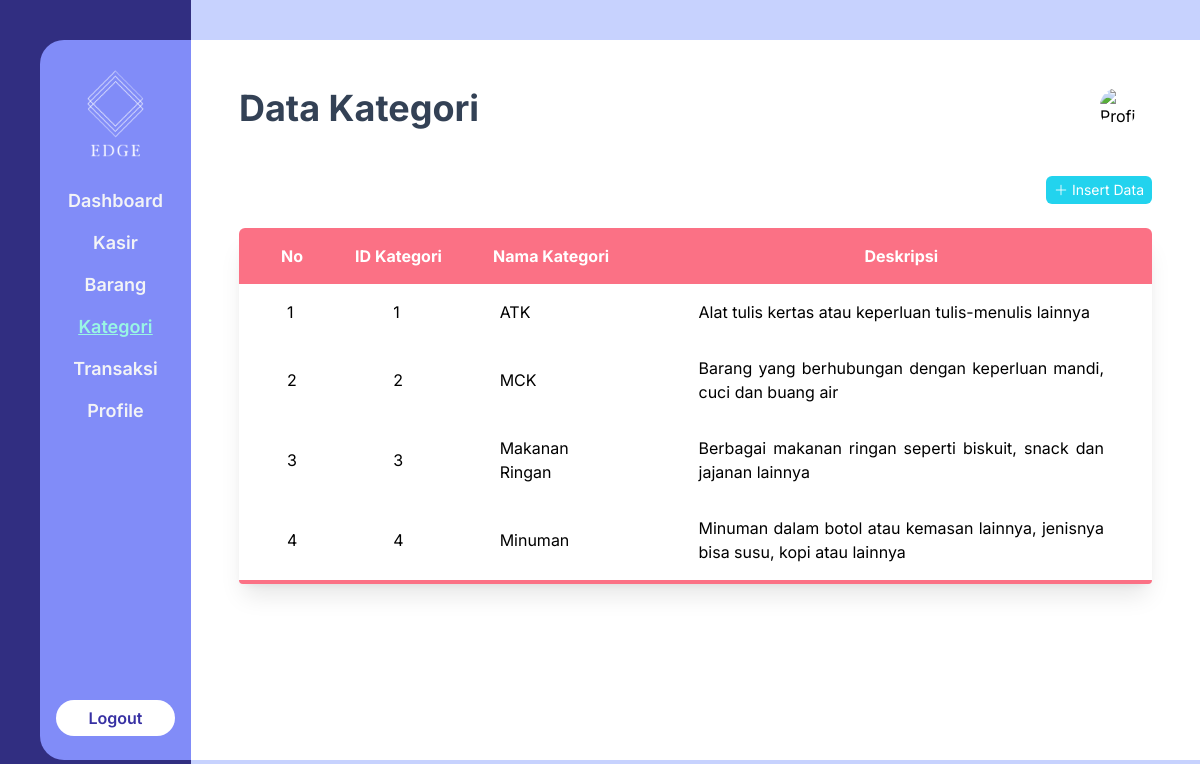
The page /kategori.php (signed in) on the database its author committed.
### tables this page shows
CREATE TABLE `tb_kategori` ( 
    `id_kategori` INT(10) NOT NULL AUTO_INCREMENT , 
    `nama_kategori` VARCHAR(30) NOT NULL , 
    `deskripsi` VARCHAR(200) NOT NULL , 
    PRIMARY KEY (`id_kategori`)
);

### config/functions.php (called while the page is built, shortened)
<?php
$connect = mysqli_connect("localhost", "root", "", "edge-store-db");
function query($query) {
	global $connect;
	$result = mysqli_query($connect, $query);
	$rows = [];
	while( $row = mysqli_fetch_assoc($result) ) {
		$rows[] = $row;
	}
	return $rows;
}
function get_photos($username){
	global $connect;
	if($_SESSION["status"] == 'user'){
		$query_username = "SELECT gambar FROM tb_profil INNER JOIN tb_user ON tb_profil.id_profil = tb_user.id WHERE username = '$username';";
	}
	else if($_SESSION["status"] == 'admin'){
		$query_username = "SELECT gambar FROM tb_admin INNER JOIN tb_user ON tb_admin.id_admin = tb_user.id WHERE username = '$username';";
	}
	$row = mysqli_query($connect, $query_username);
	$result = mysqli_fetch_array($row);
	return $result[0];
}
?>

### kategori.php (the view, shortened to what this page needs)
<?php
    require 'config/functions.php';
    $kategori = query("SELECT * FROM tb_kategori");
?>
<!DOCTYPE html>
<html lang="en">
    <head>
        <?php include 'header.php'; ?>
    </head>
    <body class="font-[Inter] flex">
        <?php include 'sidebar.php'; ?>
        <div class="content flex basis-11/12 bg-indigo-200 h-screen duration-1000">
            <div class="bg-white min-w-full my-10 overflow-auto">
                <div class="flex mx-12 mt-12">
                    <h1 class="grow text-4xl text-slate-700 font-bold ">Data Kategori</h1>
                    <a href="profile.php" class="flex items-center">
                        <img src="<?php echo get_photos($_SESSION["username"]); ?>" alt="Profile" width="36" class="rounded-full">
                    </a>
                </div>
                <div class="mr-12 mt-12 mb-6 flex justify-end gap-4">
                    <button id="insertBtn" class="bg-cyan-400 rounded-md py-1 px-2 text-white text-sm"><i class="bi bi-plus-lg"></i>
                        Insert Data
                    </button>
                </div>
                <div class="px-12 border-collapse ">
                    <table class="min-w-full shadow-xl rounded-t-md overflow-hidden">
                        <thead class="bg-rose-400 text-white">
                            <tr>
                                <th class="py-4">No</th>
                                <th class="py-4">ID Kategori</th>
                                <th class="py-4">Nama Kategori</th>
                                <th class="py-4">Deskripsi</th>
                            </tr>
                        </thead>
                        <tbody class="text-justify">
                            <?php $i = 1;?>
                            <?php foreach( $kategori as $row ) : ?>
                                <tr>
                                    <td class="px-12 py-4"><?= $i?></td>
                                    <td class="px-12 py-4"><?= $row["id_kategori"]; ?></td>
                                    <td class="px-12 py-4"><?= $row["nama_kategori"]; ?></td>
                                    <td class="px-12 py-4 "><?= $row["deskripsi"]; ?></td>
                                </tr>
                            <?php $i++; ?>
                            <?php endforeach; ?>
                        </tbody>
                    </table>
                    <div class="bg-rose-400 p-0.5 rounded-b-md"></div>
                </div>
            </div>
        </div>
    </body>
</html>

### rows shown on the page
tb_kategori: id_kategori "1", nama_kategori "ATK", deskripsi "Alat tulis kertas atau keperluan tulis-menulis lainnya"
tb_kategori: id_kategori "2", nama_kategori "MCK", deskripsi "Barang yang berhubungan dengan keperluan mandi, cuci dan buang air"
tb_kategori: id_kategori "3", nama_kategori "Makanan Ringan", deskripsi "Berbagai makanan ringan seperti biskuit, snack dan jajanan lainnya"
tb_kategori: id_kategori "4", nama_kategori "Minuman", deskripsi "Minuman dalam botol atau kemasan lainnya, jenisnya bisa susu, kopi atau lainnya"
